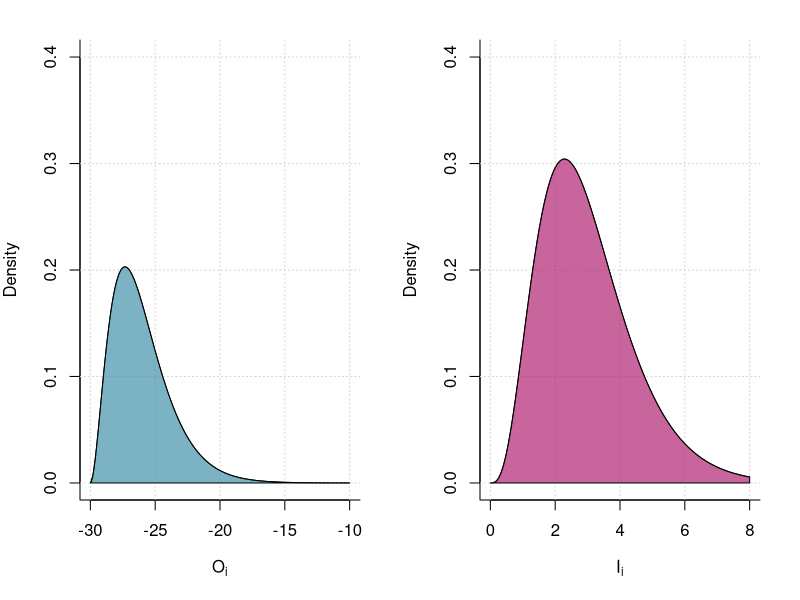

Reproduce this figure in R.
# Gráficos de la función de distribución Gamma

## Oi


pdf("plot_gamma_Oi_Ii.pdf",height = 5, width = 8)
par(bty = "l",mfrow=c(1,2),mar = c(5,4,2,2))

shape <- 3
rate <- 3/4
shift <- 30
my.grid <- seq(-shift,-10,length = 300)
n.grid <- length(my.grid)
my.d <- dgamma(my.grid+shift,shape,rate)

curve(dgamma(x+shift,shape,rate),-shift,-10,
      #main = expression(paste("Función de densidad para ",O[i])),
      xlab = expression(O[i]),ylab = "Density",
      ylim = c(0,0.4))
grid()
polygon(c(my.grid,my.grid[n.grid:1]),c(my.d,rep(0,n.grid)),
        col = "#4090aab0")

#--

shape <- 21/5
rate <- 7/5
shift <- 0
my.grid <- seq(-shift,8,length = 300)
n.grid <- length(my.grid)
my.d <- dgamma(my.grid+shift,shape,rate)

curve(dgamma(x+shift,shape,rate),-shift,8,
      #main = expression(paste("Función de densidad para ",I[i])),
      xlab = expression(I[i]),ylab = "Density",
      ylim = c(0,0.4))
grid()
polygon(c(my.grid,my.grid[n.grid:1]),c(my.d,rep(0,n.grid)),
        col = "#b02070b0")


dev.off()


